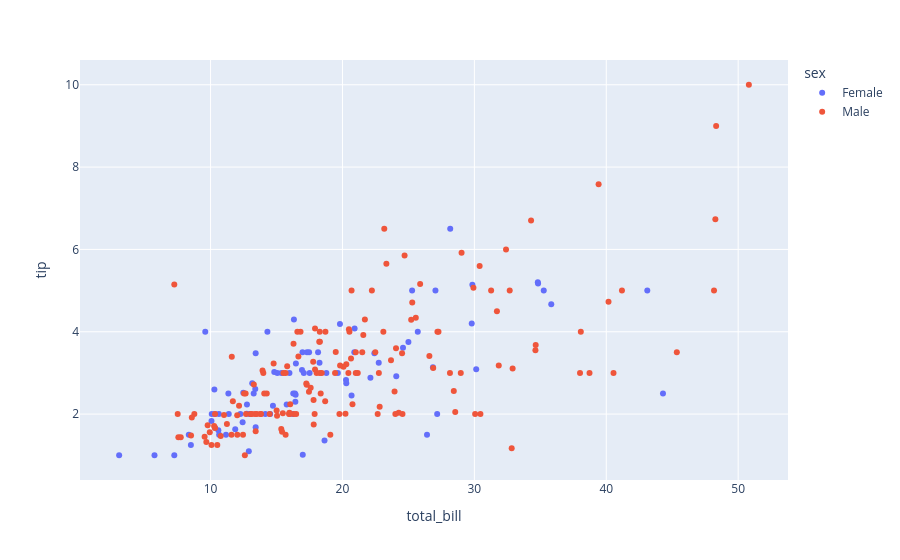
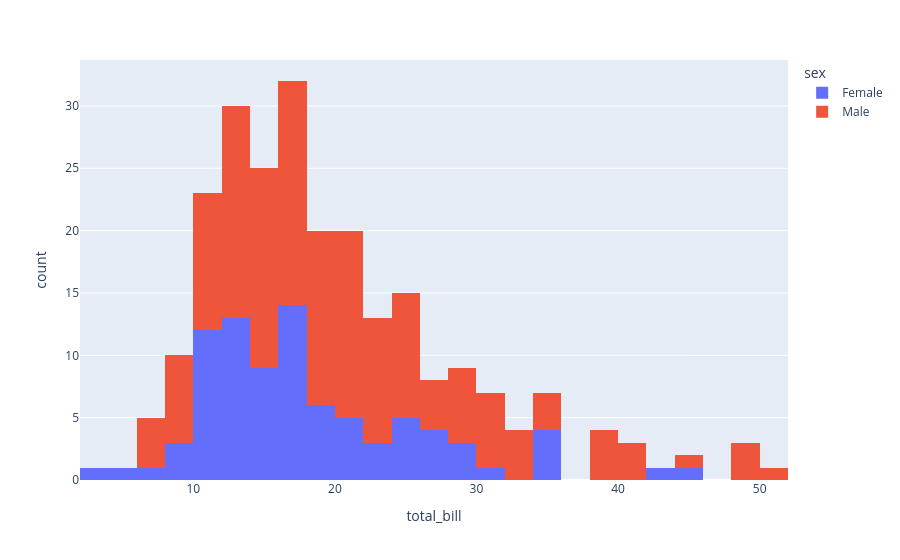

These figures' notebook cell, in order:
### Markdown cell above
## Spread Plot & Hist Plot

### Code cell
import plotly.express as px

# Load the tips dataset
df = px.data.tips()

# Create a Spread Plot
fig = px.scatter(df, x='total_bill', y='tip',  color='sex')
fig.show()

# Create a Histogram Plot
fig = px.histogram(df, x='total_bill', nbins = 30,  color='sex')
fig.show()

### Figure 1 — Plotly figure (JSON) as saved in the notebook; plotly's stock layout.template omitted (floating-point values rounded to 4 significant figures; data arrays with more than 128 entries replaced by an {"elided": "..."} marker saying what was removed)
{"data": [{"hovertemplate": "sex=Female<br>total_bill=%{x}<br>tip=%{y}<extra></extra>", "legendgroup": "Female", "marker": {"color": "#636efa", "symbol": "circle"}, "mode": "markers", "name": "Female", "orientation": "v", "showlegend": true, "type": "scatter", "x": [16.99, 24.59, 35.26, 14.83, 10.33, 16.97, 20.29, 15.77, 19.65, 15.06, 20.69, 16.93, 10.29, 34.81, 26.41, 16.45, 3.07, 17.07, 26.86, 25.28, 14.73, 10.07, 34.83, 5.75, 16.32, 22.75, 11.35, 15.38, 44.3, 22.42, 20.92, 14.31, 7.25, 25.71, 17.31, 10.65, 12.43, 24.08, 13.42, 12.48, 29.8, 14.52, 11.38, 20.27, 11.17, 12.26, 18.26, 8.51, 10.33, 14.15, 13.16, 17.47, 27.05, 16.43, 8.35, 18.64, 11.87, 29.85, 25.0, 13.39, 16.21, 17.51, 10.59, 10.63, 9.6, 20.9, 18.15, 19.81, 43.11, 13.0, 12.74, 13.0, 16.4, 16.47, 12.76, 13.27, 28.17, 12.9, 30.14, 13.42, 15.98, 16.27, 10.09, 22.12, 35.83, 27.18, 18.78], "xaxis": "x", "y": [1.01, 3.61, 5.0, 3.02, 1.67, 3.5, 2.75, 2.23, 3.0, 3.0, 2.45, 3.07, 2.6, 5.2, 1.5, 2.47, 1.0, 3.0, 3.14, 5.0, 2.2, 1.83, 5.17, 1.0, 4.3, 3.25, 2.5, 3.0, 2.5, 3.48, 4.08, 4.0, 1.0, 4.0, 3.5, 1.5, 1.8, 2.92, 1.68, 2.52, 4.2, 2.0, 2.0, 2.83, 1.5, 2.0, 3.25, 1.25, 2.0, 2.0, 2.75, 3.5, 5.0, 2.3, 1.5, 1.36, 1.63, 5.14, 3.75, 2.61, 2.0, 3.0, 1.61, 2.0, 4.0, 3.5, 3.5, 4.19, 5.0, 2.0, 2.01, 2.0, 2.5, 3.23, 2.23, 2.5, 6.5, 1.1, 3.09, 3.48, 3.0, 2.5, 2.0, 2.88, 4.67, 2.0, 3.0], "yaxis": "y"}, {"hovertemplate": "sex=Male<br>total_bill=%{x}<br>tip=%{y}<extra></extra>", "legendgroup": "Male", "marker": {"color": "#EF553B", "symbol": "circle"}, "mode": "markers", "name": "Male", "orientation": "v", "showlegend": true, "type": "scatter", "x": {"elided": "157 float values"}, "xaxis": "x", "y": {"elided": "157 float values"}, "yaxis": "y"}], "layout": {"legend": {"title": {"text": "sex"}, "tracegroupgap": 0}, "margin": {"t": 60}, "xaxis": {"anchor": "y", "domain": [0, 1], "title": {"text": "total_bill"}}, "yaxis": {"anchor": "x", "domain": [0, 1], "title": {"text": "tip"}}}}

### Figure 2 — Plotly figure (JSON) as saved in the notebook; plotly's stock layout.template omitted (floating-point values rounded to 4 significant figures; data arrays with more than 128 entries replaced by an {"elided": "..."} marker saying what was removed)
{"data": [{"bingroup": "x", "hovertemplate": "sex=Female<br>total_bill=%{x}<br>count=%{y}<extra></extra>", "legendgroup": "Female", "marker": {"color": "#636efa", "pattern": {"shape": ""}}, "name": "Female", "nbinsx": 30, "orientation": "v", "showlegend": true, "type": "histogram", "x": [16.99, 24.59, 35.26, 14.83, 10.33, 16.97, 20.29, 15.77, 19.65, 15.06, 20.69, 16.93, 10.29, 34.81, 26.41, 16.45, 3.07, 17.07, 26.86, 25.28, 14.73, 10.07, 34.83, 5.75, 16.32, 22.75, 11.35, 15.38, 44.3, 22.42, 20.92, 14.31, 7.25, 25.71, 17.31, 10.65, 12.43, 24.08, 13.42, 12.48, 29.8, 14.52, 11.38, 20.27, 11.17, 12.26, 18.26, 8.51, 10.33, 14.15, 13.16, 17.47, 27.05, 16.43, 8.35, 18.64, 11.87, 29.85, 25.0, 13.39, 16.21, 17.51, 10.59, 10.63, 9.6, 20.9, 18.15, 19.81, 43.11, 13.0, 12.74, 13.0, 16.4, 16.47, 12.76, 13.27, 28.17, 12.9, 30.14, 13.42, 15.98, 16.27, 10.09, 22.12, 35.83, 27.18, 18.78], "xaxis": "x", "yaxis": "y"}, {"bingroup": "x", "hovertemplate": "sex=Male<br>total_bill=%{x}<br>count=%{y}<extra></extra>", "legendgroup": "Male", "marker": {"color": "#EF553B", "pattern": {"shape": ""}}, "name": "Male", "nbinsx": 30, "orientation": "v", "showlegend": true, "type": "histogram", "x": {"elided": "157 float values"}, "xaxis": "x", "yaxis": "y"}], "layout": {"barmode": "relative", "legend": {"title": {"text": "sex"}, "tracegroupgap": 0}, "margin": {"t": 60}, "xaxis": {"anchor": "y", "domain": [0, 1], "title": {"text": "total_bill"}}, "yaxis": {"anchor": "x", "domain": [0, 1], "title": {"text": "count"}}}}
